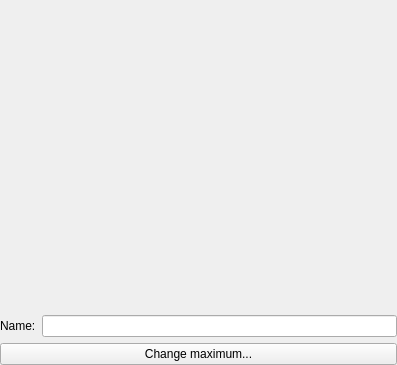
<?xml version="1.0" encoding="UTF-8"?>
<ui version="4.0">
 <class>PanelSuperList</class>
 <widget class="QWidget" name="PanelSuperList">
  <property name="geometry">
   <rect>
    <x>0</x>
    <y>0</y>
    <width>397</width>
    <height>365</height>
   </rect>
  </property>
  <property name="windowTitle">
   <string>Form</string>
  </property>
  <layout class="QGridLayout" name="gridLayout">
   <property name="leftMargin">
    <number>0</number>
   </property>
   <property name="topMargin">
    <number>0</number>
   </property>
   <property name="rightMargin">
    <number>0</number>
   </property>
   <property name="bottomMargin">
    <number>0</number>
   </property>
   <item row="0" column="0">
    <layout class="QVBoxLayout" name="verticalLayout" stretch="1,0,0">
     <item>
      <widget class="WidgetSuperList" name="widgetList" native="true"/>
     </item>
     <item>
      <layout class="QHBoxLayout" name="layoutName">
       <item>
        <widget class="QLabel" name="label">
         <property name="text">
          <string>Name:</string>
         </property>
         <property name="buddy">
          <cstring>lineEditName</cstring>
         </property>
        </widget>
       </item>
       <item>
        <widget class="QLineEdit" name="lineEditName"/>
       </item>
      </layout>
     </item>
     <item>
      <widget class="QPushButton" name="pushButtonMaximum">
       <property name="text">
        <string>Change maximum...</string>
       </property>
      </widget>
     </item>
    </layout>
   </item>
  </layout>
 </widget>
 <customwidgets>
  <customwidget>
   <class>WidgetSuperList</class>
   <extends>QWidget</extends>
   <header>widgetsuperlist.h</header>
   <container>1</container>
  </customwidget>
 </customwidgets>
 <resources/>
 <connections/>
</ui>
